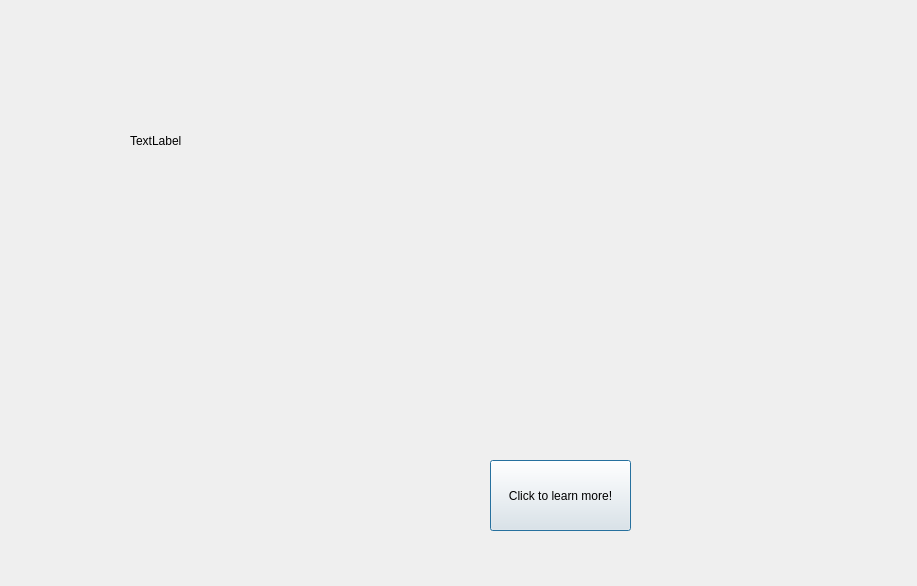
<?xml version="1.0" encoding="UTF-8"?>
<ui version="4.0">
 <class>Tutorial</class>
 <widget class="QDialog" name="Tutorial">
  <property name="geometry">
   <rect>
    <x>0</x>
    <y>0</y>
    <width>917</width>
    <height>586</height>
   </rect>
  </property>
  <property name="windowTitle">
   <string>Dialog</string>
  </property>
  <widget class="QLabel" name="descriptionLabel">
   <property name="geometry">
    <rect>
     <x>130</x>
     <y>30</y>
     <width>671</width>
     <height>221</height>
    </rect>
   </property>
   <property name="text">
    <string>TextLabel</string>
   </property>
   <property name="wordWrap">
    <bool>true</bool>
   </property>
  </widget>
  <widget class="QPushButton" name="linkButton">
   <property name="geometry">
    <rect>
     <x>490</x>
     <y>460</y>
     <width>141</width>
     <height>71</height>
    </rect>
   </property>
   <property name="text">
    <string>Click to learn more!</string>
   </property>
  </widget>
 </widget>
 <resources/>
 <connections/>
</ui>
